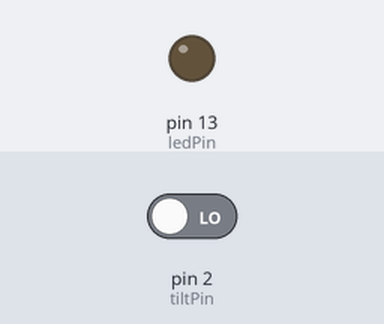
A sketch run on a simulated Arduino Uno, built with avr-gcc and run on an emulated ATmega328P. Parts: output pins drawn as LEDs (lit = HIGH). Inputs (shaded band) come from the test bench; at power-on: pin 2 (tiltPin) LOW. What the sketch prints to the serial monitor is not drawn.

Above: at 0.15 s.
Timing chart, 0 to 1.8 s (numbered marks = the images above):
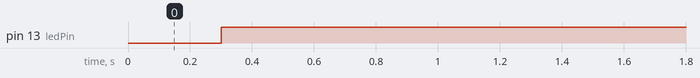

Measured:
- by itself, pin 13 (ledPin): LOW → HIGH at 0.30 s

The sketch:

cv8.ino
```cpp
// Otřesové čidlo
// Zapíná a vypíná LEDku když nakloniš čidlo.
// Email:laskarduino@gmail.com
// Web:laskarduino.cz
/*/\/\/\/\/\/\/\/\/\/\/\/\/\/\/\/\/\/\/\/\/\/\/\/\/\/*/
const int ledPin = 13; // číslo pinu LEDky
const int tiltPin = 2; // číslo pinu otřesového čidla
void setup() {
  pinMode(ledPin, OUTPUT); // nastavení pinu LEDky jako výstupu
  pinMode(tiltPin, INPUT); // nastavení pinu otřesového čidla jako vstupu
  Serial.begin(115200);
}
void loop() {
  int digitalVal = digitalRead(tiltPin);// přečíst
  Serial.print(digitalVal);
  delay(300); // počkat 300ms
  if (HIGH == digitalVal) { // pokud není otřesové čidlo nakloněno
    digitalWrite(ledPin, LOW); // vypnout LEDku

  } else { // pokud je otřesové čidlo nakloněno
    digitalWrite(ledPin, HIGH); // zapnout LEDku
  }
}
```
